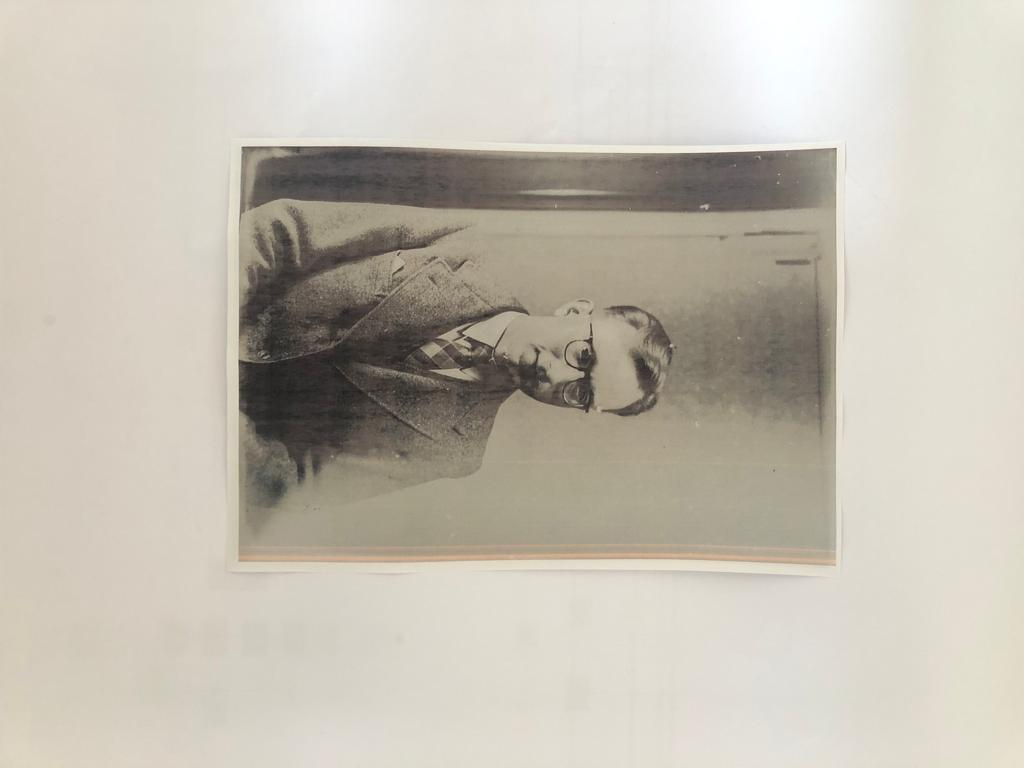
#> input picture input/old.jpeg, 1024 x 768 px, found by its file name
$ python Doc_scanner.py
#> lines starting #> are read from the running program, lines starting #| are printed output that depends on the picture; after the words box and inside, x2 and y2 are one past the last pixel; in counts of white or black regions, pixels touching at a corner belong together
from skimage.filters import threshold_local
import matplotlib.pyplot as plt
import numpy as np
import cv2 as cv
import os
from pathlib import Path

# img=cv.imread("document.png")
img=cv.imread("C:/Users/flori/Documents/CeweDigitalHeritage/Houghlines/Document_scanner/input/old.jpeg")
#> img is the input picture: shape (768, 1024, 3); mean B, G, R 178.3, 190.1, 196
def ploter(image,si=[12,12]):
    fig, ax = plt.subplots(figsize=si);ax.imshow(image,cmap='gray')
    ax.get_xaxis().set_visible(False);ax.get_yaxis().set_visible(False)
    plt.show()

gray=cv.cvtColor(img,cv.COLOR_BGR2GRAY)
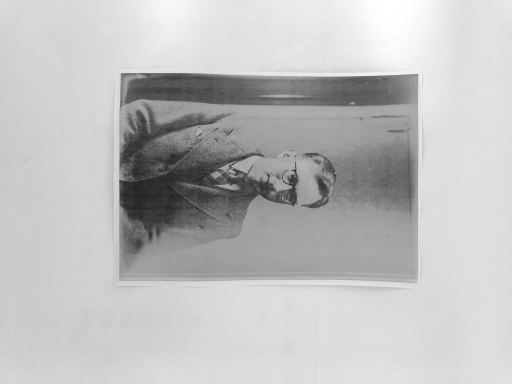
#> gray: shape (768, 1024) (shown at 1/2 size); min 27, max 255, mean 190.6

kernel = np.ones((5,5),np.uint8)
dilation = cv.dilate(gray,kernel,iterations =5)
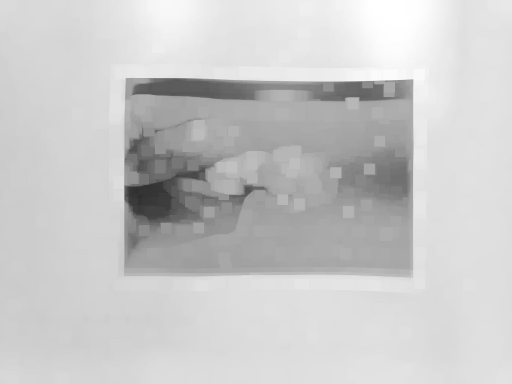
#> dilation: shape (768, 1024) (shown at 1/2 size); min 46, max 255, mean 201
blur =cv.GaussianBlur(dilation,(3,3),0)
blur= cv.erode(blur,kernel,iterations =5)
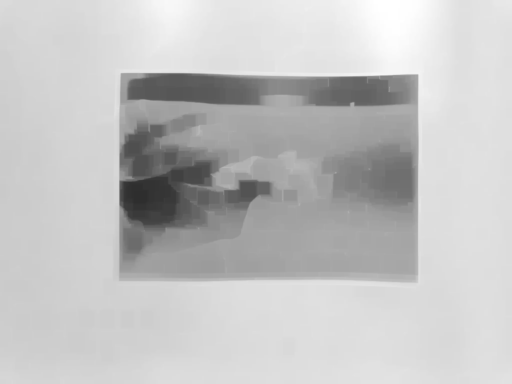
#> blur: shape (768, 1024) (shown at 1/2 size); min 46, max 255, mean 194.6

edge=cv.Canny(blur,10,50)
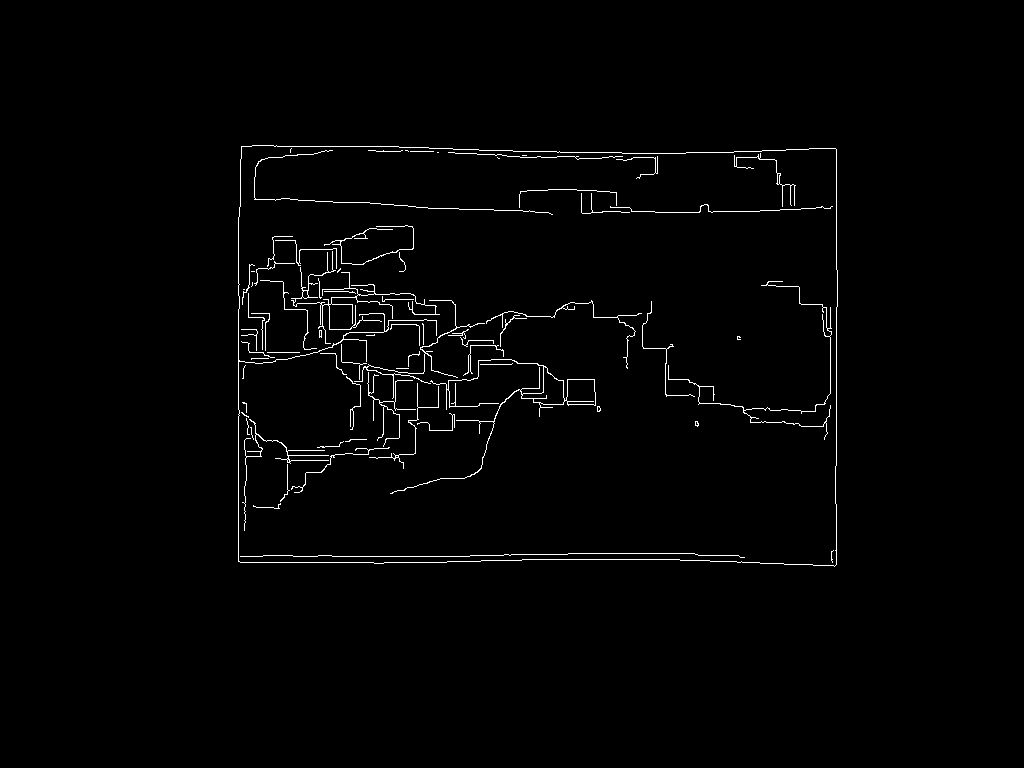
#> edge: shape (768, 1024); 1.4% white in thin lines or dots, all inside (x1, y1, x2, y2) = (238, 145, 838, 567)
ploter(edge)

t=300;j=0;c=0
imgr=img.copy()
while(j<8 and c<30):
    try:
        linesP=cv.HoughLines(edge,1,np.pi/180,t)
        j=linesP.shape[0]
    except:
        j=0
    c=c+1
    t=t-10
#> this loop made 15 passes
#> linesP on passes 1 to 8: [[836, 0], [238, 0]], [[836, 0], [238, 0]], [[836, 0], [238, 0]], [[836, 0], [238, 0]], [[836, 0], [238, 0]], [[836, 0], [238, 0]], [[836, 0], [238, 0]], [[836, 0], [238, 0]]
#> after the loop, c = 15; t = 150

lines=linesP.reshape(linesP.shape[0],2)
#> lines = [[836, 0], [238, 0], [562, 1.57], [556, 1.57], [569, 1.55], [549, 1.59], [563, 1.55], [141, 1.59], [559, 1.57]]
t=0;c=0;lu=[]
for l in lines:
    c=c+1;rho,theta=l
    for lt in lines[c:]:
        t=0
        if(lt[0]!=l[0]):
            rhot,thetat=lt
            k=abs(lt-l)<[50,0.5]

            if(k[0] and k[1]):
                t=-1
                break
    if(t==-1):
        continue
    a = np.cos(theta);b = np.sin(theta)
    x0 = a*rho;y0 = b*rho
    x1 = int(x0 + 1000*(-b));y1 = int(y0 + 1000*(a))
    x2 = int(x0 - 1000*(-b));y2 = int(y0 - 1000*(a))
    imgr=cv.line(imgr.copy(),(x1,y1),(x2,y2),(0,0,255),2)
    lu.append(l)
#> this loop made 9 passes
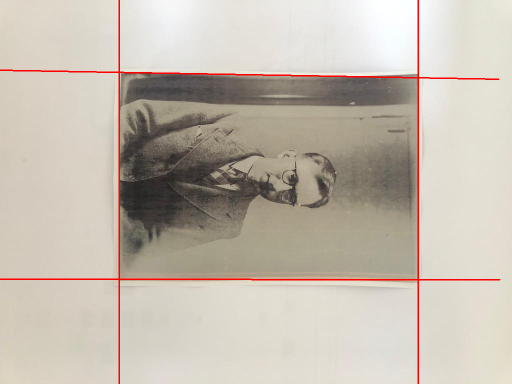
#> imgr: shape (768, 1024, 3) (shown at 1/2 size); mean B, G, R 175.8, 187.5, 196.7
#> after the loop, c = 9; lu = [[836, 0], [238, 0], [141, 1.59], [559, 1.57]]

ploter(imgr)
lr=np.asarray(lu[:4]);j=np.reshape(lr,[lr.shape[0],1,2])
#> after `lr = np.asarray(lu[:4])`: lr = [[836, 0], [238, 0], [141, 1.59], [559, 1.57]]
#> after `j = np.reshape(lr, [lr.shape[0], 1, 2])`: j = [[836, 0], [238, 0], [141, 1.59], [559, 1.57]]

def intersection(line1, line2):
    rho1, theta1 = line1
    rho2, theta2 = line2
    A = np.array([[np.cos(theta1), np.sin(theta1)],[np.cos(theta2), np.sin(theta2)]])
    b = np.array([[rho1],[rho2]])
    x0,y0=(0,0)

    if(abs(theta1-theta2)>1.3):
        x0, y0 = np.linalg.solve(A, b)
        x0, y0 = int(np.round(x0)), int(np.round(y0))

        return [[x0, y0]]


def intersections_finder(lines):
    intersections = []
    for i, g in enumerate(lines[:-1]):
        for g2 in lines[i+1:]:
            for line1 in g:
                for line2 in g2:
                    if(intersection(line1, line2)):
                        intersections.append(intersection(line1, line2))
#> this loop made 3 passes
#> after the loop, intersections = [[[836, 156]], [[836, 559]], [[238, 145]], [[238, 559]]]
    return intersections

intersections = intersections_finder(j)
i=np.asarray(intersections).reshape(len(intersections),2)
#> i = [[836, 156], [836, 559], [238, 145], [238, 559]]

imgt=img.copy()
v=0;p=[]

for it in i:
    if((it[0]<0 or it[1]<0) or (it[0]>imgt.shape[1] or it[1]>imgt.shape[0])):
        continue
    p.append(it);it=tuple(it)
    imgt=cv.circle(imgt.copy(),it,10, (0, 255,0), -1)
#> this loop made 4 passes
#> after the loop, p = [[836, 156], [836, 559], [238, 145], [238, 559]]

ploter(imgt)
p=np.asarray(p)

p = p.reshape(4,2)

r= np.zeros((4,2), dtype="float32")

s = np.sum(p, axis=1)
#> s = [992, 1395, 383, 797]
r[0] = p[np.argmin(s)]
r[2] = p[np.argmax(s)]

d = np.diff(p, axis=1)
#> d = [-680, -277, -93, 321]
r[1] = p[np.argmin(d)]
r[3] = p[np.argmax(d)]

(tl, tr, br, bl) =r

wA = np.sqrt((tl[0]-tr[0])**2 + (tl[1]-tr[1])**2 )
wB = np.sqrt((bl[0]-br[0])**2 + (bl[1]-br[1])**2 )
maxW = max(int(wA), int(wB))

hA = np.sqrt((tl[0]-bl[0])**2 + (tl[1]-bl[1])**2 )
hB = np.sqrt((tr[0]-br[0])**2 + (tr[1]-br[1])**2 )
maxH = max(int(hA), int(hB))

ds= np.array([[0,0],[maxW-1, 0],[maxW-1, maxH-1],[0, maxH-1]], dtype="float32")

transformMatrix = cv.getPerspectiveTransform(r,ds)
scan = cv.warpPerspective(gray, transformMatrix, (maxW, maxH))
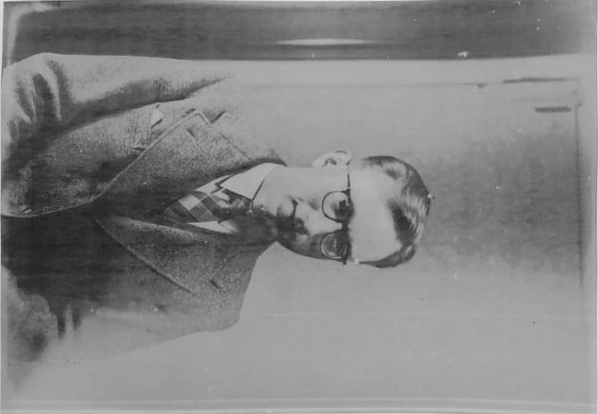
#> scan: shape (414, 598); min 31, max 228, mean 130.7

# T = threshold_local(scan,21, offset=10, method="gaussian")
# scanBW = (scan > T).astype("uint8")* 255
# ploter(scanBW,[20,20])
cv.imshow("final", scan)
cv.waitKey(0)
cv.destroyAllWindows()

# cv.imwrite("document_adv_res.png",scanBW)

$ run again, with input/hm1.jpeg copied over input/old.jpeg
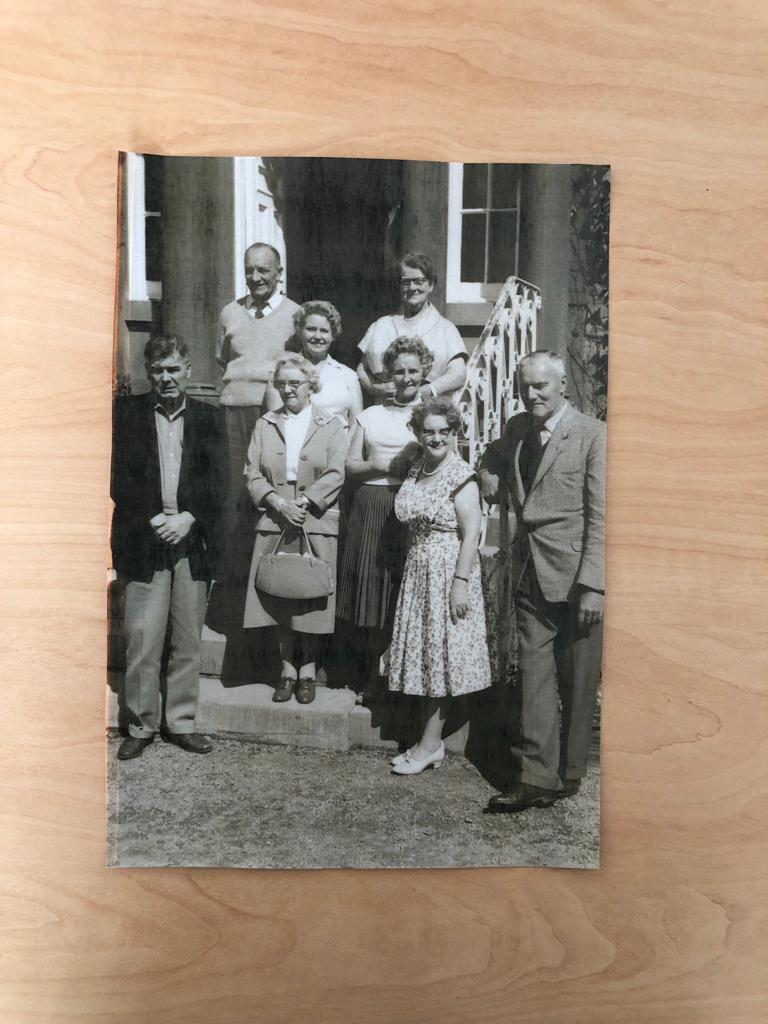
#> input picture input/hm1.jpeg, 768 x 1024 px, found by its file name
#> img is the input picture: shape (1024, 768, 3); mean B, G, R 121.4, 139.6, 157.6
#> `edge=cv.Canny(blur,10,50)`:
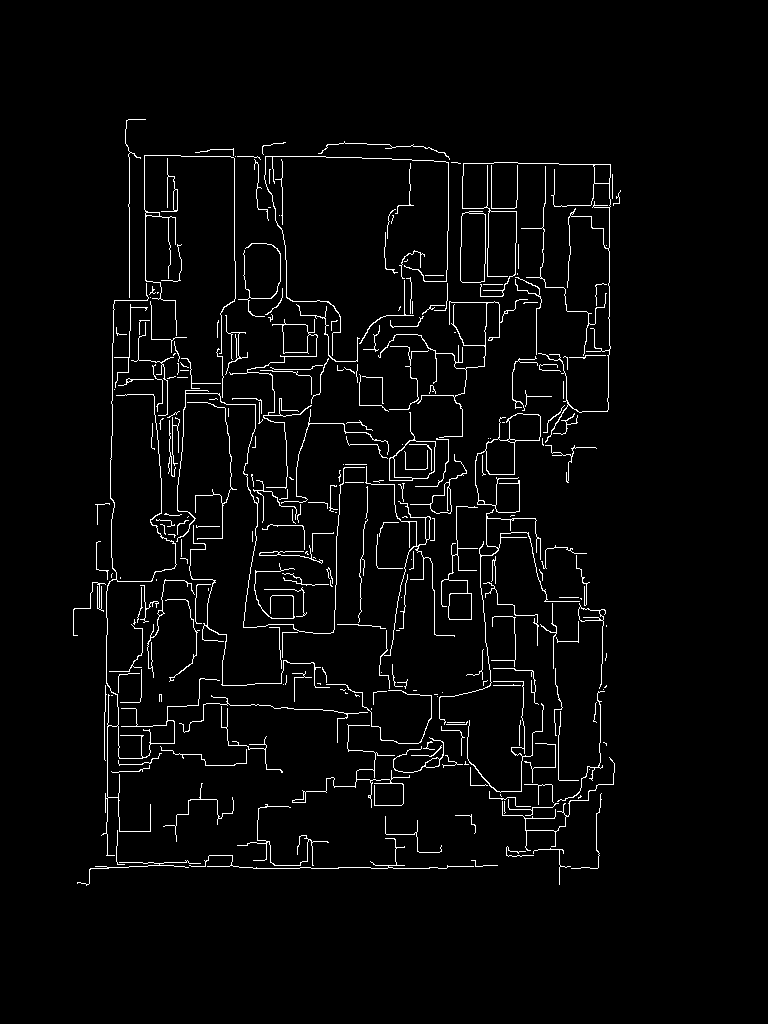
#> edge: shape (1024, 768); 3.1% white in thin lines or dots, all inside (x1, y1, x2, y2) = (73, 119, 621, 886)
#> the loop `while(j<8 and c<30):` made 17 passes
#> linesP on passes 12 to 14: [[613, 0.0175]], [[613, 0.0175], [129, 0]], [[613, 0.0175], [129, 0], [868, 1.57]]
#> after the loop `while(j<8 and c<30):`: c = 17; t = 130
#> lines = [[613, 0.0175], [129, 0], [868, 1.57], [451, 0.0175], [609, 0], [107, 0], [-105, 3.12], [145, 1.61], [119, 0.0175], [469, 0.0349]]
#> the loop `for l in lines:` made 10 passes
#> (rho, theta, a, b, x0, y0, x1, y1) on passes 3, 5, 7, 8, 9, 10: (868, 1.57, -4.37e-08, 1, -3.79e-05, 868, -1000, 867), (609, 0, 1, 0, 609, 0, 609, 1000), (-105, 3.12, -1, 0.0175, 105, -1.83, 87, -1001), (145, 1.61, -0.0349, 0.999, -5.06, 144.9, -1004, 110), (119, 0.0175, 1, 0.0175, 119, 2.08, 101, 1001), (469, 0.0349, 0.999, 0.0349, 468.7, 16.37, 433, 1015)
#> after the loop `for l in lines:`: c = 10; lu = [[868, 1.57], [609, 0], [-105, 3.12], [145, 1.61], [119, 0.0175], [469, 0.0349]]
#> lr = [[868, 1.57], [609, 0], [-105, 3.12], [145, 1.61]]
#> the loop in intersections_finder, `for i, g in enumerate(lines[:-1]):` made 3 passes
#> after the loop in intersections_finder, `for i, g in enumerate(lines[:-1]):`: intersections = [[[609, 868]], [[120, 868]], [[609, 28873]], [[609, 166]], [[108, 149]]]
#> i = [[609, 868], [120, 868], [609, 28873], [609, 166], [108, 149]]
#> the loop `for it in i:` made 5 passes
#> after the loop `for it in i:`: p = [[609, 868], [120, 868], [609, 166], [108, 149]]
#> s = [1477, 988, 775, 257]
#> d = [259, 748, -443, 41]
#> `scan = cv.warpPerspective(gray, transformMatrix, (maxW, maxH))`:
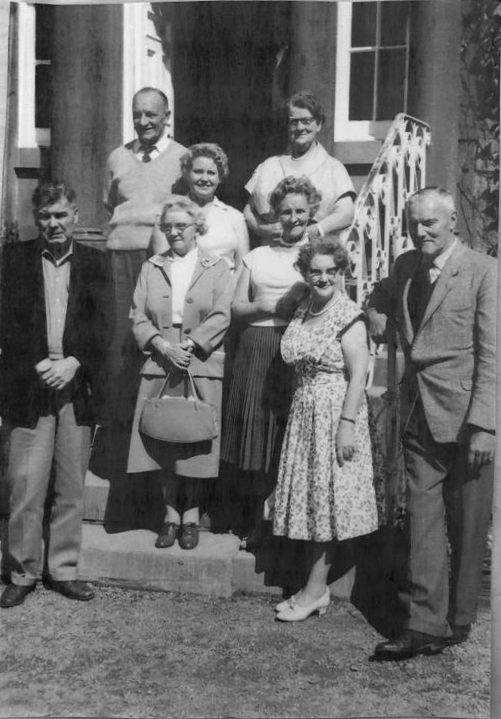
#> scan: shape (719, 501); min 9, max 250, mean 103.5

$ run again, with input/okay.jpeg copied over input/old.jpeg
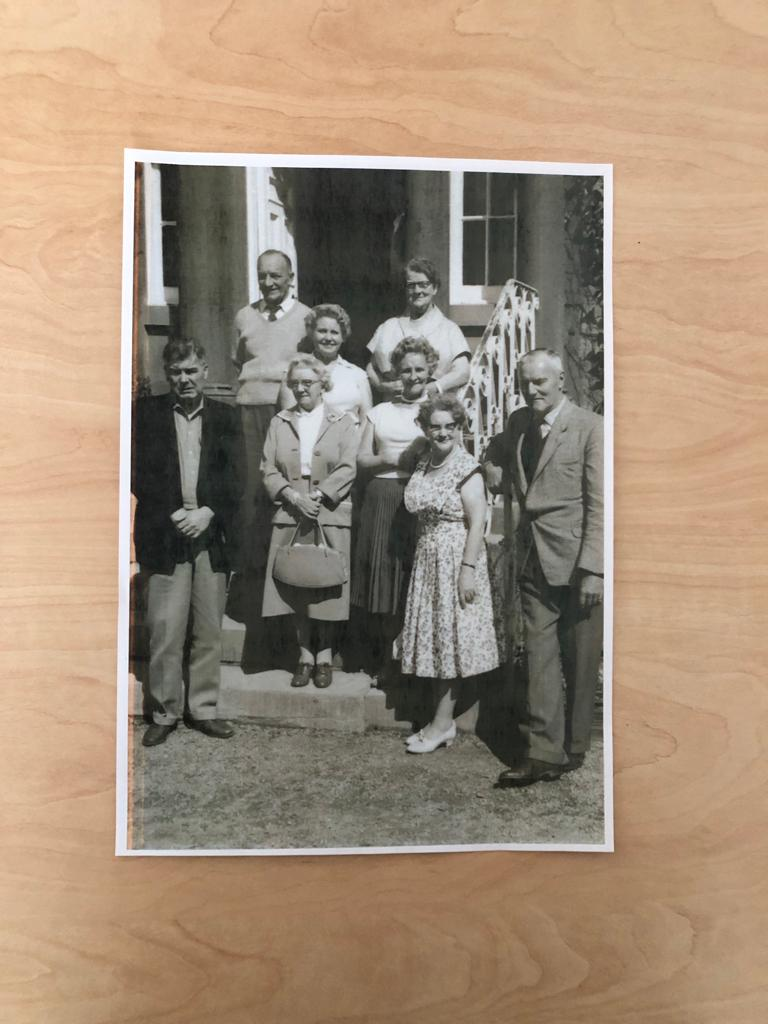
#> input picture input/okay.jpeg, 768 x 1024 px, found by its file name
#> img is the input picture: shape (1024, 768, 3); mean B, G, R 119.8, 140.5, 160.8
#> `edge=cv.Canny(blur,10,50)`:
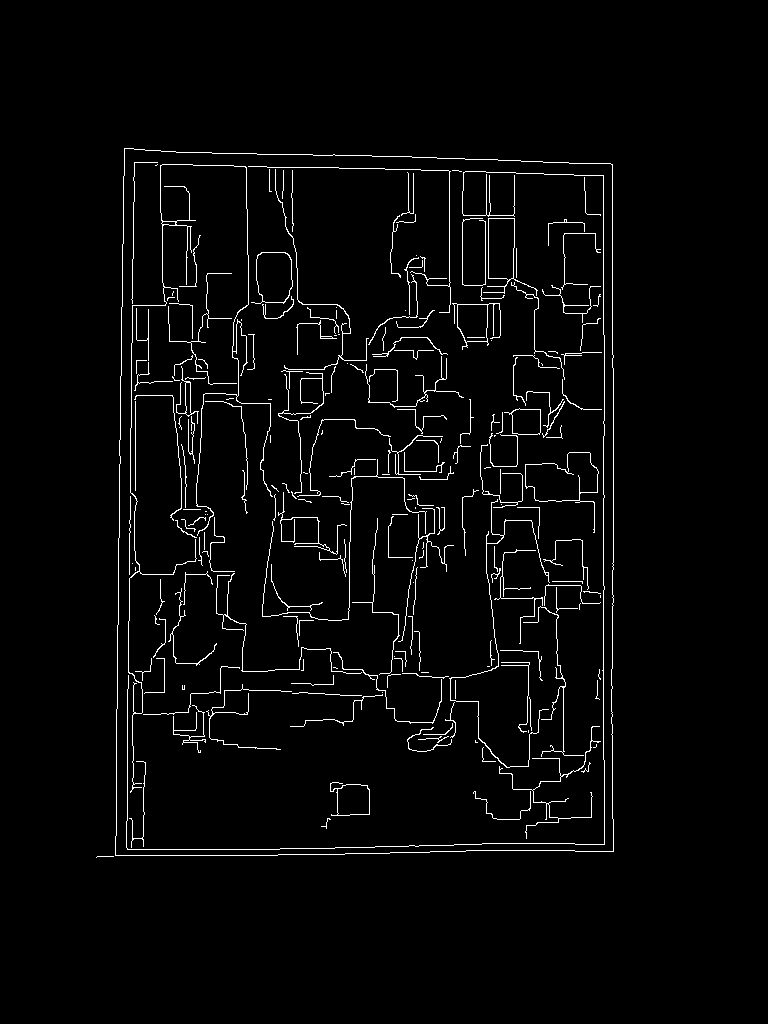
#> edge: shape (1024, 768); 2.8% white in thin lines or dots, all inside (x1, y1, x2, y2) = (96, 148, 614, 858)
#> the loop `while(j<8 and c<30):` made 13 passes
#> linesP on passes 1 to 8: [[603, 0], [612, 0]], [[603, 0], [612, 0]], [[603, 0], [612, 0]], [[603, 0], [612, 0], [127, 0.0175]], [[603, 0], [612, 0], [127, 0.0175], [859, 1.55]], [[603, 0], [612, 0], [127, 0.0175], [859, 1.55]], [[603, 0], [612, 0], [127, 0.0175], [859, 1.55]], [[603, 0], [612, 0], [127, 0.0175], [859, 1.55]]
#> after the loop `while(j<8 and c<30):`: c = 13; t = 170
#> lines = [[603, 0], [612, 0], [127, 0.0175], [859, 1.55], [149, 1.59], [853, 1.55], [142, 1.61], [137, 0.0175]]
#> the loop `for l in lines:` made 8 passes
#> after the loop `for l in lines:`: c = 8; lu = [[612, 0], [853, 1.55], [142, 1.61], [137, 0.0175]]
#> lr has the same summary as lu
#> `j = np.reshape(lr, [lr.shape[0], 1, 2])`: j has the same summary as lu
#> the loop in intersections_finder, `for i, g in enumerate(lines[:-1]):` made 3 passes
#> after the loop in intersections_finder, `for i, g in enumerate(lines[:-1]):`: intersections = [[[612, 842]], [[612, 163]], [[122, 851]], [[134, 147]]]
#> i = [[612, 842], [612, 163], [122, 851], [134, 147]]
#> the loop `for it in i:` made 4 passes
#> s = [1454, 775, 973, 281]
#> d = [230, -449, 729, 13]
#> `scan = cv.warpPerspective(gray, transformMatrix, (maxW, maxH))`:
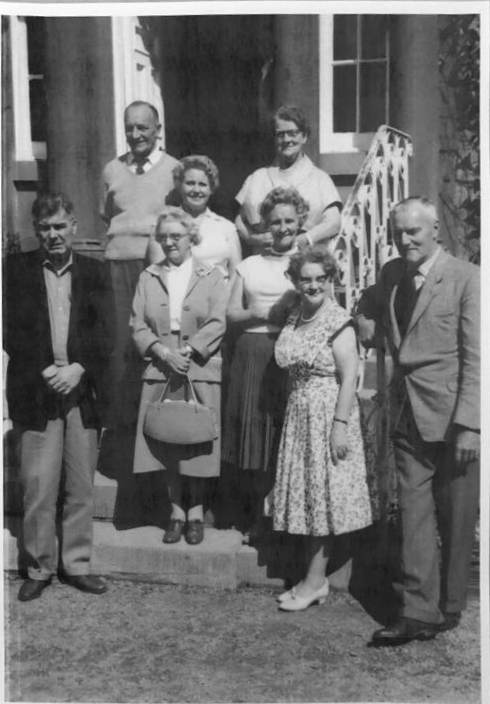
#> scan: shape (704, 490); min 16, max 255, mean 108.8
